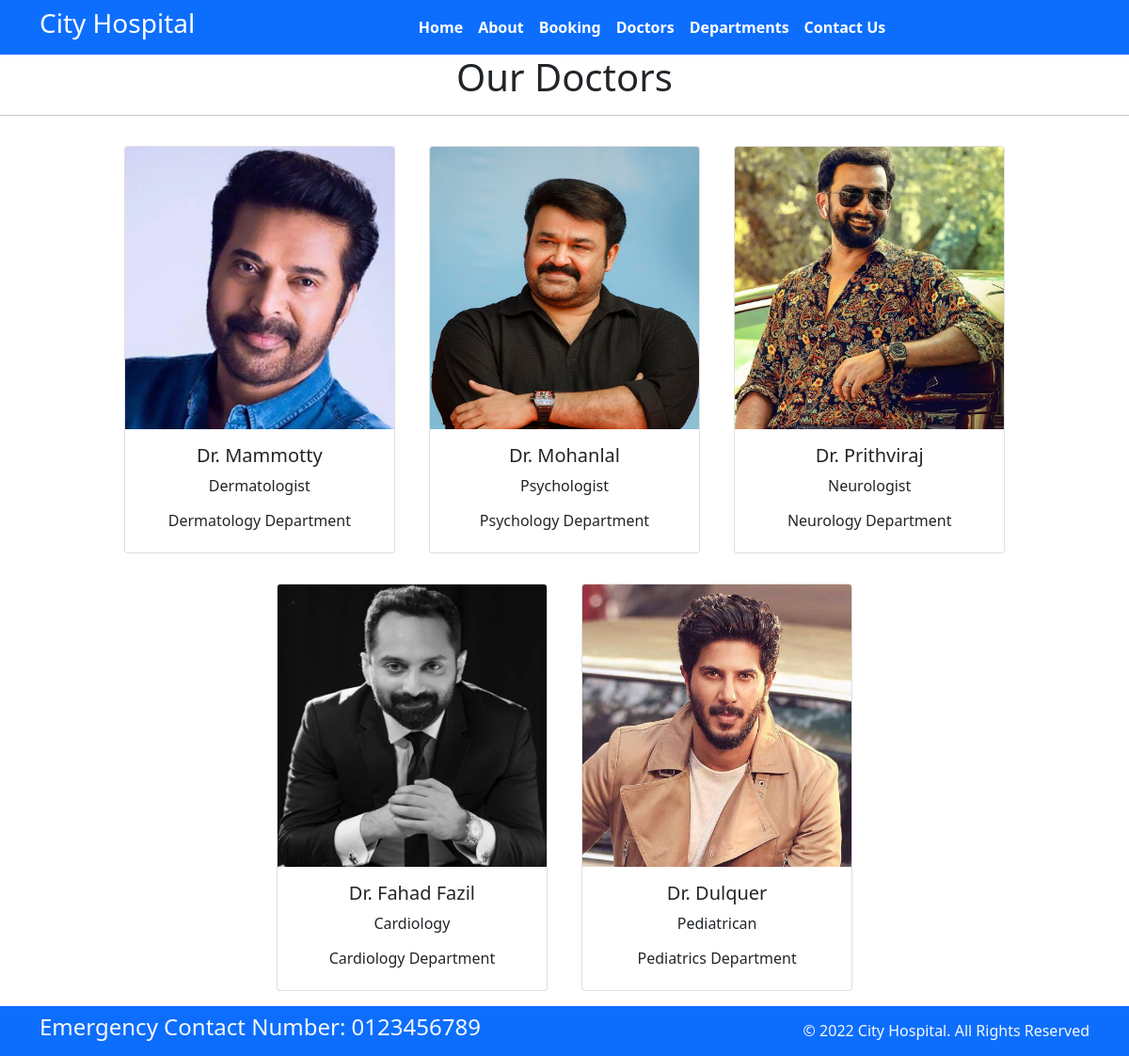
Page /doctors on the committed database.
### home/models.py (models this page shows, shortened)
class Doctors(models.Model):
    doc_name = models.CharField(max_length=255)
    doc_spec = models.CharField(max_length=255)
    dep_name = models.ForeignKey(Departments, on_delete=models.CASCADE)
    doc_image = models.ImageField(upload_to='doctors')

class Departments(models.Model):
    dep_name = models.CharField(max_length=100)
    dep_description = models.TextField()
    def __str__(self):
        return self.dep_name

### home/views.py (the view)
# urls.py: path('doctors', views.doctors, name='doctors'),
def doctors(request):
    dict_docs = {
        'doctors': Doctors.objects.all()
    }
    return render(request, 'doctors.html', dict_docs)

### templates/doctors.html (shortened to what this page needs)
{% extends 'base.html' %}
{% block content%}
<h1 class="text-center">Our Doctors</h1>
<hr>
<div class="container text-center" >
    {% for d in doctors%}
    <div class="card text-center mx-3 my-3" style="width: 18rem; display:inline-block">
        <img src="{{d.doc_image.url}}" class="card-img-top" alt="..." width="300" height="300">
        <div class="card-body">
          <h5 class="card-title">Dr. {{d.doc_name}}</h5>
          <p class="card-text">{{d.doc_spec}}</p>
          <h6>{{d.dep_name}} Department</h6>
        </div>
      </div>
    {% endfor %}
</div>
{% endblock %}

### templates/base.html (shortened to what this page needs)
{% load static %}
<!DOCTYPE html>
<html>
  <head>
    <link rel="stylesheet"
      href=" https://cdn.jsdelivr.net/npm/bootstrap@5.1.3/dist/css/bootstrap.min.css ">
    <link rel="stylesheet"
      href="https://use.fontawesome.com/releases/v5.2.0/css/all.css">
      <link rel="stylesheet"
      href="{% static '/css/style.css'%}">
  </head>
  <body>
    <nav class="navbar bg-primary navbar-expand-md ">
      <div class="container">
        <div class="col-2 text-left pl-md-0">
          <h3 class="text-white"> City Hospital </h3>
        </div>
        <div
          class="collapse navbar-collapse justify-content-center col-md-8 navbar-collapse-3">
          <ul class="navbar-nav justify-content-center  fw-bold">
            <li class="nav-item active">
              <a class="nav-link text-white" href="{% url 'home' %}">Home </a>
            </li>
            <li class="nav-item">
              <a class="nav-link text-white" href="{% url 'about' %}">About</a>
            </li>
            <li class="nav-item">
              <a class="nav-link text-white" href="{% url 'booking' %}">Booking</a>
            </li>
            <li class="nav-item">
              <a class="nav-link text-white" href="{% url 'doctors' %}">Doctors</a>
            </li>
			 <li class="nav-item">
              <a class="nav-link text-white" href="{% url 'department' %}">Departments</a>
            </li>
            <li class="nav-item">
              <a class="nav-link text-white" href="{% url 'contact' %}">Contact Us</a>
            </li>
          </ul>
        </div>
      </div>
    </nav>
    {% block content%}{% endblock %}
    <section class="">
      <footer class="pt-2 pb-2  bg-primary text-light">
        <div class="container">
          <div class="row align-items-center">
            <div class="col-12 col-md-8">
              <h4>Emergency Contact Number: 0123456789</h4>
            </div>
            <div class="col-12 col-md-4 mt-4 mt-md-0 text-center text-md-end">
              © 2022 City Hospital. All Rights Reserved
            </div>
          </div>
        </div>
      </footer>
    </section>
  </body>
</html>

### rows in the picture
Doctors: doc_image (picture), doc_name "Mammotty", doc_spec "Dermatologist", dep_name "Dermatology"
Doctors: doc_image (picture), doc_name "Mohanlal", doc_spec "Psychologist", dep_name "Psychology"
Doctors: doc_image (picture), doc_name "Prithviraj", doc_spec "Neurologist", dep_name "Neurology"
Doctors: doc_image (picture), doc_name "Fahad Fazil", doc_spec "Cardiology", dep_name "Cardiology"
Doctors: doc_image (picture), doc_name "Dulquer", doc_spec "Pediatrican", dep_name "Pediatrics"
